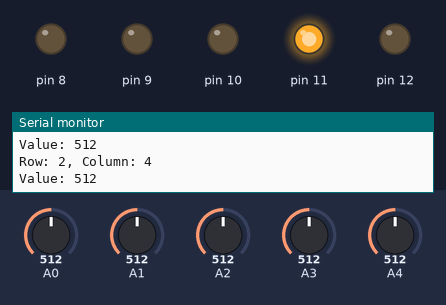
Recording of a sketch running on a simulated Arduino Uno, built with avr-gcc and run on an emulated ATmega328P. On the bench: output pins drawn as LEDs (lit = HIGH), the last lines printed to the serial monitor. The inputs (shaded band) are chosen by the test bench; at power-on: A1 = 512, A2 = 512, A0 = 512, A3 = 512, A4 = 512.

Above: at 10.9 s.
11.0 s: A1 set to 10
At 11.5 s:
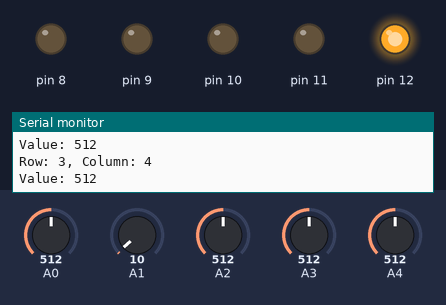
14.3 s: A2 set to 10
At 15.0 s:
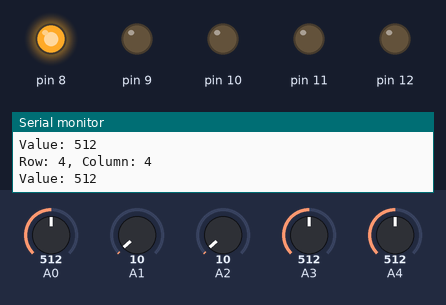
Timing chart, 0 to 18.6 s (numbered marks = the images above; inputs shaded):
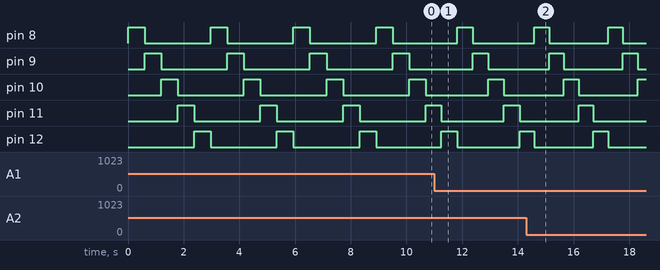

The sketch:

touch_sensor_grid_4.0.ino
```cpp
 int rowsTotal = 5;    //need to fix this number eventually
int rows[5];// = {firstRow,1,2,3};

//set up pins for column copper strips
int colsTotal = 5;    //fix this number eventually
int cols[5] = {0,1,2,3,4};

//threshold for touch sensing
int threshold = 20;

void setup() {
  Serial.begin(9600);

  int digitalPin = 8;
  for (int i = 0; i < rowsTotal; i++){
     rows[i] = digitalPin;
     pinMode(rows[i], OUTPUT);
     digitalPin++;
  }
}

void loop() {
  int rowActivated;
  int colActivated;
  int rowCount;
  int colCount;
  int value;
    for(rowCount = 0; rowCount<rowsTotal; rowCount++)
    {
      //this for loop sends HIGH to the row represented by rowCount
      //and sends LOW to all other rows
      for(int i = 0; i<rowsTotal; i++)
      {
        if(i==rowCount)
        {
          digitalWrite(rows[rowCount], HIGH);
        }
        else
        {
          digitalWrite(rows[i], LOW);
        }
      }
      delay(500);
      for (colCount = 0; colCount<colsTotal; colCount++)
      {
        value = analogRead(cols[colCount]);
        if(value>threshold)
        {
          colActivated = colCount;
          rowActivated = rowCount;
          Serial.println("Row: " + String(rowActivated) + ", Column: " + String(colActivated));
          Serial.println("Value: " + String(value));
        }
      }

    }
}
```

Measured:
- by itself, pin 8–12: alternates HIGH for 0.59 s and LOW for 2.4 s
